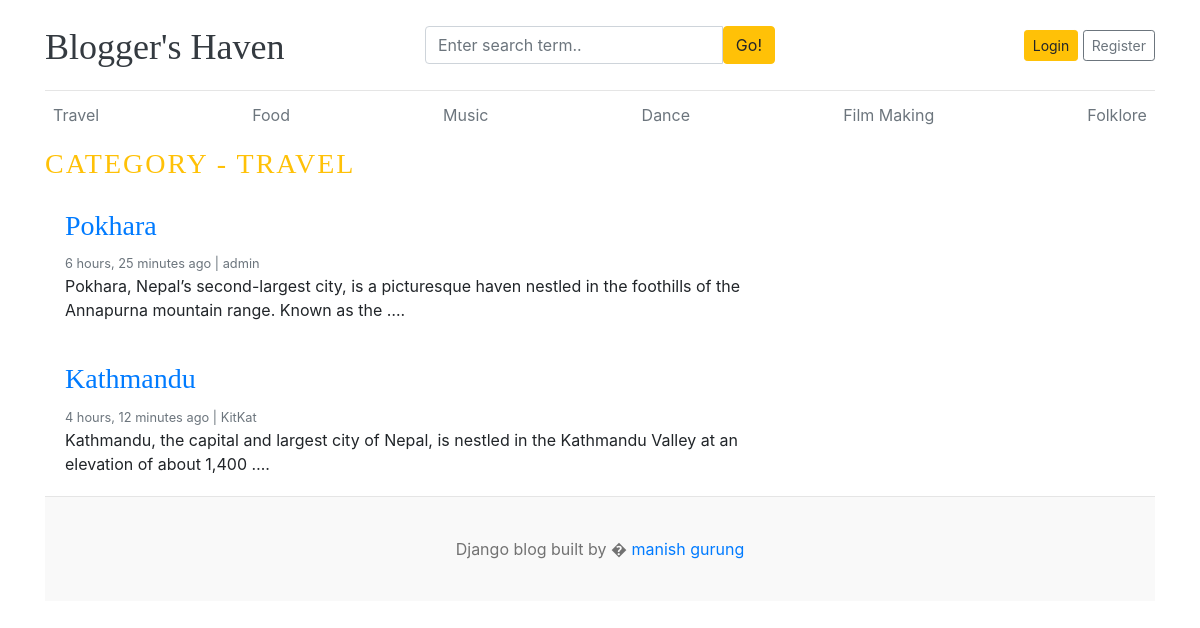
Page /category/14/ on the committed database.
### blogs/models.py (models this page shows, shortened)
class Category(models.Model):
    Category_name = models.CharField(max_length=50, unique=True)
    created_at = models.DateTimeField(auto_now_add=True)
    updated_at = models.DateTimeField(auto_now=True)
    class Meta:
        verbose_name_plural = 'Categories'
    def __str__(self):
        return self.Category_name

class Blogs(models.Model):
    title = models.CharField(max_length=100, unique=True)
    slug = models.SlugField(unique=True, blank=True)
    category = models.ForeignKey(Category, on_delete=models.CASCADE)
    author = models.ForeignKey(User, on_delete=models.CASCADE)
    blog_image = models.ImageField(upload_to='upload/%y/%m/%d')
    short_description = models.TextField(max_length=2000)
    blog_body = models.TextField(max_length=3000)
    status = models.CharField(max_length=100,choices=STATUS_CHOICE, default='draft')
    is_featured = models.BooleanField(default=False)
    created_at = models.DateTimeField(auto_now_add=True)
    updated_at = models.DateTimeField(auto_now=True)
    class Meta:
        verbose_name_plural = 'Blogs'

### blogs/views.py (the view)
# urls.py: path('<int:category_id>/',views.posts_by_category, name='posts_by_category'),
def posts_by_category(request,category_id):
    posts = Blogs.objects.filter(status= 'published', category = category_id)
    try:
        category = Category.objects.get(pk=category_id)
    except:
        return redirect('home')
    context = {
        'posts':posts,
        'category' : category
    }
    return render(request, 'posts_by_category.html', context)

### blogs/context_processors.py (called while the page is built)
def get_categories(request):
    categories= Category.objects.all()
    return dict(categories=categories)

### templates/posts_by_category.html
{% extends 'base.html' %}
{% block content %}
<h3 class="text-uppercase text-warning" style="letter-spacing: 2px;">category - {{ category }}</h3>
  <main role="main" class="container p-0">
    <div class="row">
      <div class="col-md-8 blog-main">
        {% for post in posts %}
        <div class="card border-0" >
          <div class="card-body">
            <h3><a href="{% url 'blogs' post.slug %}">{{ post.title }}</a></h3>
            <small class="mb-1 text-muted">{{ post.created_at | timesince }} ago | {{ post.author }}</small>
            <p class="card-text">{{ post.short_description | truncatewords:20 }}.</p>
          </div>
        </div>
        {% endfor %}
      </div>
    </div>
  </main>
{% endblock %}

### templates/header.html (shortened to what this page needs)
{% load static %}
<!DOCTYPE html>
<html lang="en">
<head>
    <link href="https://getbootstrap.com/docs/4.0/dist/css/bootstrap.min.css" rel="stylesheet">
    <link href="{% static 'css/blog.css' %}" rel="stylesheet">
    <link rel="stylesheet" href="https://cdnjs.cloudflare.com/ajax/libs/font-awesome/7.0.0/css/fontawesome.min.css" />
    <link rel="stylesheet" href="https://cdnjs.cloudflare.com/ajax/libs/font-awesome/4.7.0/css/font-awesome.min.css">
  </head>
<body>
    <div class="container">
      <header class="blog-header py-3">
        <div class="row flex-nowrap justify-content-between align-items-center">
          <div class="col-lg-4 pt-1">
            <a class="blog-header-logo text-dark" href="/">Blogger's Haven</a>
          </div>
          <div class="col-4">
            <form action="{% url 'search' %}" method="get">
              <div class="input-group">
                <input class="form-control" name="keyword" type="text" placeholder="Enter search term.." aria-label="Enter search term.."aria-describedby="button-search" />
                <button type="submit" class="btn btn-warning" id="button-search" type="button">Go!</button>
              </div>
            </form>
          </div>
          <div class="col-4 d-flex justify-content-end align-items-center">
            {% if not user.is_authenticated %}
            <a class="btn btn-sm btn-warning" href="{% url 'login' %}">Login</a> &nbsp;
            <a class="btn btn-sm btn-outline-secondary" href="{% url 'register' %}">Register</a>
              {% else %}
                <span><a href="{% url 'dashboard' %}" class="btn btn-warning">Dashboard</a></span> &nbsp;
                <span><a href="{% url 'logout' %}">Logout</a></span>
            {% endif %}
          </div>
        </div>
      </header>
      <div class="nav-scroller py-1 mb-2">
        <nav class="nav d-flex justify-content-between">
          {% for cat in categories %}
          <a class="p-2 text-muted" href="{% url 'posts_by_category' cat.id %}">{{ cat.Category_name }}</a>
          {% endfor %}
        </nav>
      </div>

### static/css/blog.css (style rules this page uses)
.blog-header { border-bottom: 1px solid #e5e5e5; }
.blog-header-logo { font-family: "Playfair Display", Georgia, "Times New Roman", serif; font-size: 2.25rem; }
h1, h2, h3, h4, h5, h6 { font-family: "Playfair Display", Georgia, "Times New Roman", serif; }

### rows in the picture
Category: Category_name "Travel", Category_name "TRAVEL"
Category: Category_name "Food"
Category: Category_name "Music"
Category: Category_name "Dance"
Category: Category_name "Film Making"
Category: Category_name "Folklore"
Blogs: title "Pokhara", created_at "6 hours, 25 minutes", author "admin", short_description "Pokhara, Nepal’s second-largest city, is a picturesque haven nestled in the foothills of the Annapurna mountain range. Known as the …"
Blogs: title "Kathmandu", created_at "4 hours, 12 minutes", author "KitKat", short_description "Kathmandu, the capital and largest city of Nepal, is nestled in the Kathmandu Valley at an elevation of about 1,400 …"
